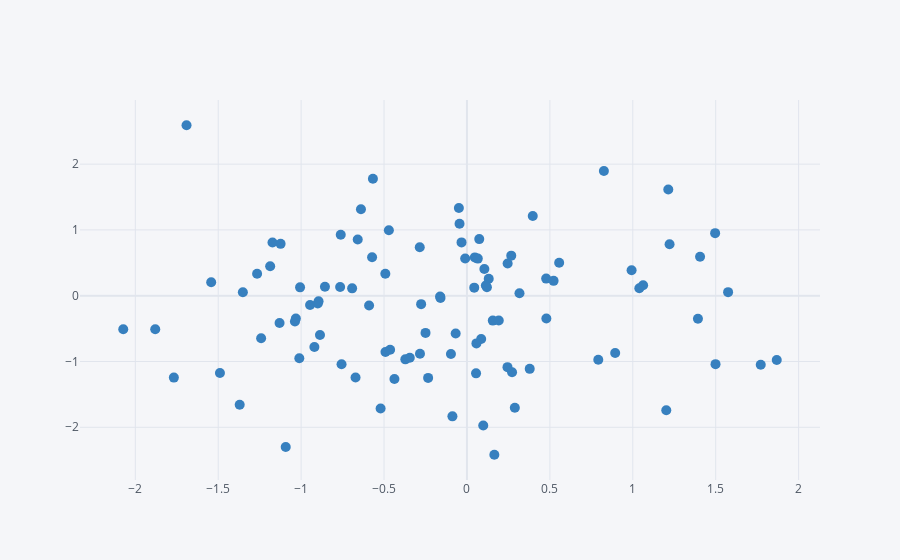

The notebook cell saved with this chart:
### Code cell
#scatter plot 
df.iplot(kind='scatter',x = 'A',y='B',mode = 'markers',size = 10,color = 'blue')
